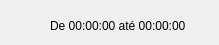
<?xml version="1.0" encoding="UTF-8"?>
<ui version="4.0">
 <class>MediaListItem</class>
 <widget class="QWidget" name="MediaListItem">
  <property name="geometry">
   <rect>
    <x>0</x>
    <y>0</y>
    <width>219</width>
    <height>45</height>
   </rect>
  </property>
  <property name="windowTitle">
   <string>Mídia</string>
  </property>
  <widget class="QLabel" name="lbl_content_icon">
   <property name="geometry">
    <rect>
     <x>0</x>
     <y>10</y>
     <width>41</width>
     <height>31</height>
    </rect>
   </property>
   <property name="text">
    <string/>
   </property>
   <property name="pixmap">
    <pixmap resource="icons.qrc">:/m/audio.png</pixmap>
   </property>
   <property name="scaledContents">
    <bool>true</bool>
   </property>
  </widget>
  <widget class="QLabel" name="label_2">
   <property name="geometry">
    <rect>
     <x>50</x>
     <y>10</y>
     <width>181</width>
     <height>31</height>
    </rect>
   </property>
   <property name="text">
    <string>De 00:00:00 até 00:00:00</string>
   </property>
  </widget>
 </widget>
 <resources>
  <include location="icons.qrc"/>
 </resources>
 <connections/>
</ui>
